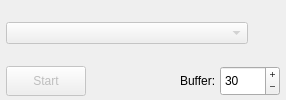
         <widget class="QFrame" name="frameStreaming">
          <property name="frameShape">
           <enum>QFrame::NoFrame</enum>
          </property>
          <property name="frameShadow">
           <enum>QFrame::Raised</enum>
          </property>
          <layout class="QVBoxLayout" name="verticalLayout_3">
           <property name="spacing">
            <number>4</number>
           </property>
           <property name="leftMargin">
            <number>6</number>
           </property>
           <property name="topMargin">
            <number>4</number>
           </property>
           <property name="rightMargin">
            <number>6</number>
           </property>
           <property name="bottomMargin">
            <number>4</number>
           </property>
           <item>
            <widget class="QFrame" name="streamingFrameTop">
             <layout class="QHBoxLayout" name="horizontalLayout_7" stretch="1,0">
              <property name="leftMargin">
               <number>0</number>
              </property>
              <property name="topMargin">
               <number>0</number>
              </property>
              <property name="rightMargin">
               <number>0</number>
              </property>
              <property name="bottomMargin">
               <number>0</number>
              </property>
              <item>
               <widget class="QComboBox" name="comboStreaming">
                <property name="enabled">
                 <bool>false</bool>
                </property>
                <property name="minimumSize">
                 <size>
                  <width>0</width>
                  <height>22</height>
                 </size>
                </property>
                <property name="toolTip">
                 <string>&lt;html&gt;&lt;head/&gt;&lt;body&gt;&lt;p&gt;Select the streaming plugin.&lt;/p&gt;&lt;/body&gt;&lt;/html&gt;</string>
                </property>
                <property name="editable">
                 <bool>false</bool>
                </property>
               </widget>
              </item>
              <item>
               <widget class="QPushButton" name="buttonStreamingOptions">
                <property name="enabled">
                 <bool>true</bool>
                </property>
                <property name="minimumSize">
                 <size>
                  <width>26</width>
                  <height>26</height>
                 </size>
                </property>
                <property name="maximumSize">
                 <size>
                  <width>26</width>
                  <height>26</height>
                 </size>
                </property>
                <property name="toolTip">
                 <string>&lt;html&gt;&lt;head/&gt;&lt;body&gt;&lt;p&gt;Plugin specific options...&lt;/p&gt;&lt;/body&gt;&lt;/html&gt;</string>
                </property>
                <property name="text">
                 <string/>
                </property>
                <property name="iconSize">
                 <size>
                  <width>16</width>
                  <height>16</height>
                 </size>
                </property>
                <property name="flat">
                 <bool>true</bool>
                </property>
               </widget>
              </item>
             </layout>
            </widget>
           </item>
           <item>
            <layout class="QHBoxLayout" name="horizontalLayout_8" stretch="0,0,0,0,1,0">
             <property name="spacing">
              <number>4</number>
             </property>
             <property name="leftMargin">
              <number>0</number>
             </property>
             <property name="rightMargin">
              <number>0</number>
             </property>
             <item>
              <widget class="QPushButton" name="buttonStreamingStart">
               <property name="enabled">
                <bool>false</bool>
               </property>
               <property name="sizePolicy">
                <sizepolicy hsizetype="Minimum" vsizetype="Minimum">
                 <horstretch>0</horstretch>
                 <verstretch>0</verstretch>
                </sizepolicy>
               </property>
               <property name="minimumSize">
                <size>
                 <width>60</width>
                 <height>30</height>
                </size>
               </property>
               <property name="maximumSize">
                <size>
                 <width>16777215</width>
                 <height>16777215</height>
                </size>
               </property>
               <property name="font">
                <font>
                 <pointsize>9</pointsize>
                </font>
               </property>
               <property name="focusPolicy">
                <enum>Qt::NoFocus</enum>
               </property>
               <property name="toolTip">
                <string>&lt;html&gt;&lt;head/&gt;&lt;body&gt;&lt;p&gt;Start/Stop the streaming plugin.&lt;/p&gt;&lt;/body&gt;&lt;/html&gt;</string>
               </property>
               <property name="text">
                <string>Start</string>
               </property>
               <property name="checkable">
                <bool>true</bool>
               </property>
              </widget>
             </item>
             <item>
              <widget class="QPushButton" name="buttonStreamingPause">
               <property name="enabled">
                <bool>false</bool>
               </property>
               <property name="minimumSize">
                <size>
                 <width>26</width>
                 <height>26</height>
                </size>
               </property>
               <property name="maximumSize">
                <size>
                 <width>26</width>
                 <height>26</height>
                </size>
               </property>
               <property name="font">
                <font>
                 <family>Ubuntu</family>
                 <stylestrategy>PreferAntialias</stylestrategy>
                </font>
               </property>
               <property name="focusPolicy">
                <enum>Qt::NoFocus</enum>
               </property>
               <property name="toolTip">
                <string>&lt;html&gt;&lt;head/&gt;&lt;body&gt;&lt;p&gt;Start/Stop streaming&lt;/p&gt;&lt;p&gt;( &lt;span style=&quot; font-weight:600;&quot;&gt;CTRL+Space &lt;/span&gt;)&lt;/p&gt;&lt;/body&gt;&lt;/html&gt;</string>
               </property>
               <property name="text">
                <string/>
               </property>
               <property name="iconSize">
                <size>
                 <width>27</width>
                 <height>22</height>
                </size>
               </property>
               <property name="checkable">
                <bool>true</bool>
               </property>
               <property name="flat">
                <bool>true</bool>
               </property>
              </widget>
             </item>
             <item>
              <widget class="QLabel" name="labelStreamingAnimation">
               <property name="minimumSize">
                <size>
                 <width>26</width>
                 <height>26</height>
                </size>
               </property>
               <property name="maximumSize">
                <size>
                 <width>26</width>
                 <height>26</height>
                </size>
               </property>
               <property name="toolTip">
                <string>&lt;html&gt;&lt;head/&gt;&lt;body&gt;&lt;p&gt;Blinks when new messages are being received&lt;/p&gt;&lt;/body&gt;&lt;/html&gt;</string>
               </property>
               <property name="text">
                <string/>
               </property>
              </widget>
             </item>
             <item>
              <widget class="QPushButton" name="buttonStreamingNotifications">
               <property name="enabled">
                <bool>false</bool>
               </property>
               <property name="minimumSize">
                <size>
                 <width>26</width>
                 <height>26</height>
                </size>
               </property>
               <property name="maximumSize">
                <size>
                 <width>26</width>
                 <height>26</height>
                </size>
               </property>
               <property name="focusPolicy">
                <enum>Qt::NoFocus</enum>
               </property>
               <property name="toolTip">
                <string>&lt;html&gt;&lt;head/&gt;&lt;body&gt;&lt;p&gt;View streaming alerts&lt;/p&gt;&lt;/body&gt;&lt;/html&gt;</string>
               </property>
               <property name="text">
                <string/>
               </property>
               <property name="iconSize">
                <size>
                 <width>27</width>
                 <height>22</height>
                </size>
               </property>
               <property name="checkable">
                <bool>false</bool>
               </property>
               <property name="flat">
                <bool>true</bool>
               </property>
              </widget>
             </item>
             <item>
              <widget class="QLabel" name="label_3">
               <property name="minimumSize">
                <size>
                 <width>0</width>
                 <height>30</height>
                </size>
               </property>
               <property name="maximumSize">
                <size>
                 <width>16777215</width>
                 <height>16777215</height>
                </size>
               </property>
               <property name="font">
                <font>
                 <family>Ubuntu</family>
                </font>
               </property>
               <property name="text">
                <string>Buffer:</string>
               </property>
              </widget>
             </item>
             <item>
              <widget class="QSpinBox" name="streamingSpinBox">
               <property name="minimumSize">
                <size>
                 <width>60</width>
                 <height>30</height>
                </size>
               </property>
               <property name="maximumSize">
                <size>
                 <width>16777215</width>
                 <height>16777215</height>
                </size>
               </property>
               <property name="focusPolicy">
                <enum>Qt::ClickFocus</enum>
               </property>
               <property name="toolTip">
                <string>&lt;html&gt;&lt;head/&gt;&lt;body&gt;&lt;p&gt;Size of the  Buffer (seconds) during streaming.&lt;/p&gt;&lt;/body&gt;&lt;/html&gt;</string>
               </property>
               <property name="buttonSymbols">
                <enum>QAbstractSpinBox::PlusMinus</enum>
               </property>
               <property name="accelerated">
                <bool>true</bool>
               </property>
               <property name="correctionMode">
                <enum>QAbstractSpinBox::CorrectToPreviousValue</enum>
               </property>
               <property name="suffix">
                <string/>
               </property>
               <property name="minimum">
                <number>5</number>
               </property>
               <property name="maximum">
                <number>999</number>
               </property>
               <property name="value">
                <number>30</number>
               </property>
              </widget>
             </item>
            </layout>
           </item>
          </layout>
         </widget>
